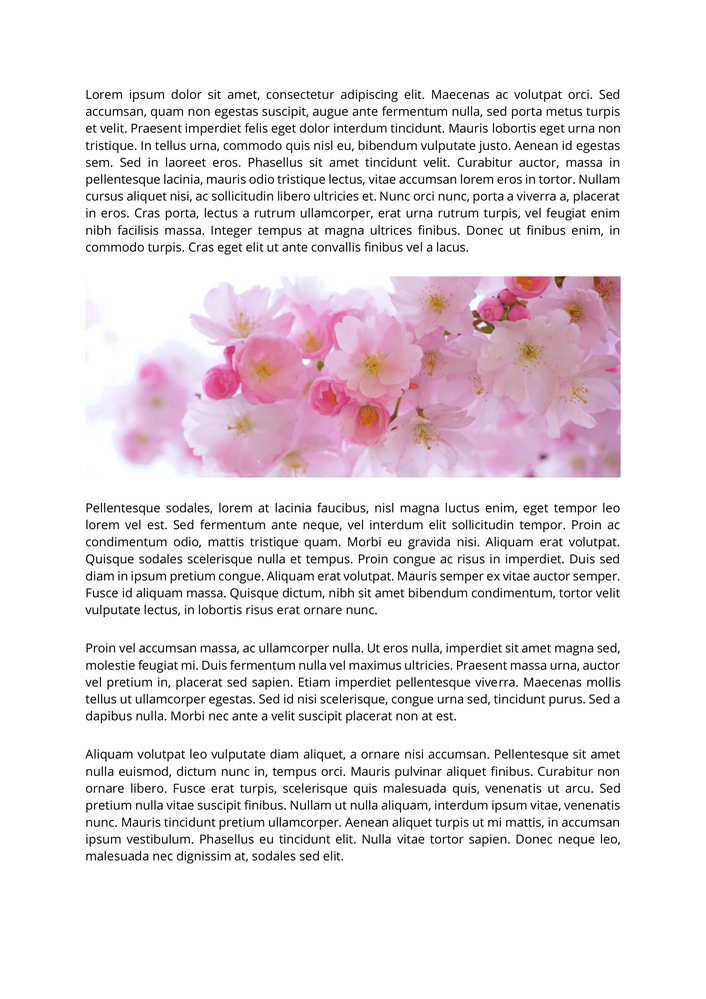
#> input picture paragraph_extraction/005.png, 706 x 999 px, shrunk from 1654 x 2339 before the run
$ python test.py
#> lines starting #> are read from the running program, lines starting #| are printed output that depends on the picture; after the words box and inside, x2 and y2 are one past the last pixel; in counts of white or black regions, pixels touching at a corner belong together
# -*- coding: utf-8 -*-
"""
Created on Sun Nov 12 22:23:17 2023

@author: mazym
"""

import cv2
from matplotlib import pyplot as pt
import numpy as np

# Read the first image
first_img = cv2.imread('005.png', 0)
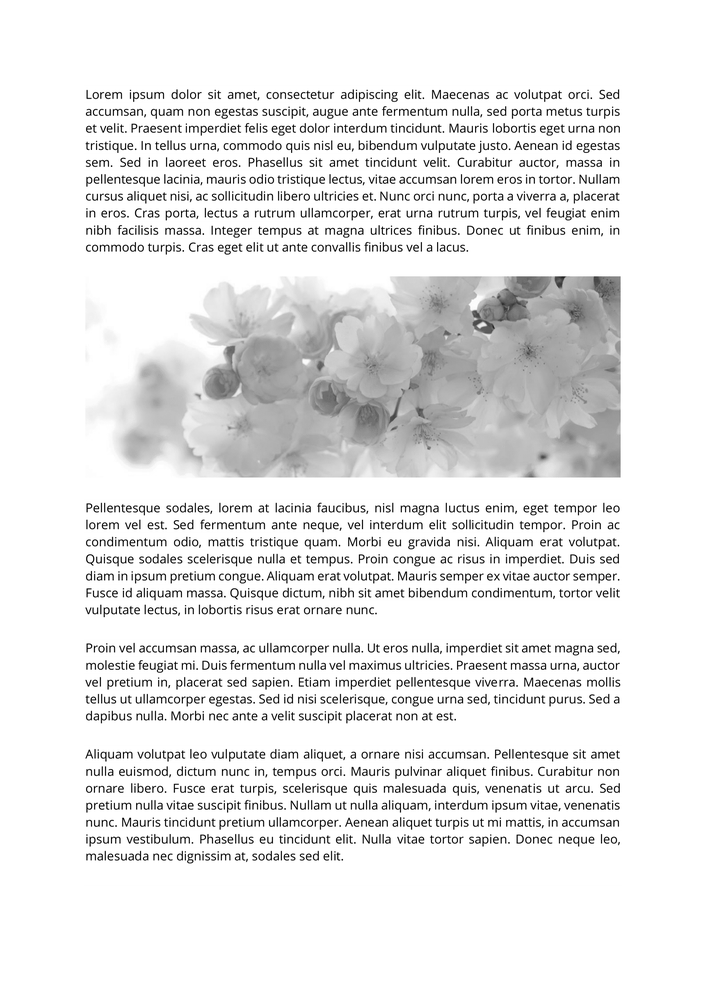
#> first_img: shape (999, 706); min 0, max 255, mean 232.9
sample_img = cv2.imread('paragraph 1 sample.png', 0)
[nrow, ncol] = first_img.shape
#> nrow = 999; ncol = 706


GaussianFilter= cv2.GaussianBlur(first_img, (7,7), 0, cv2.BORDER_DEFAULT)
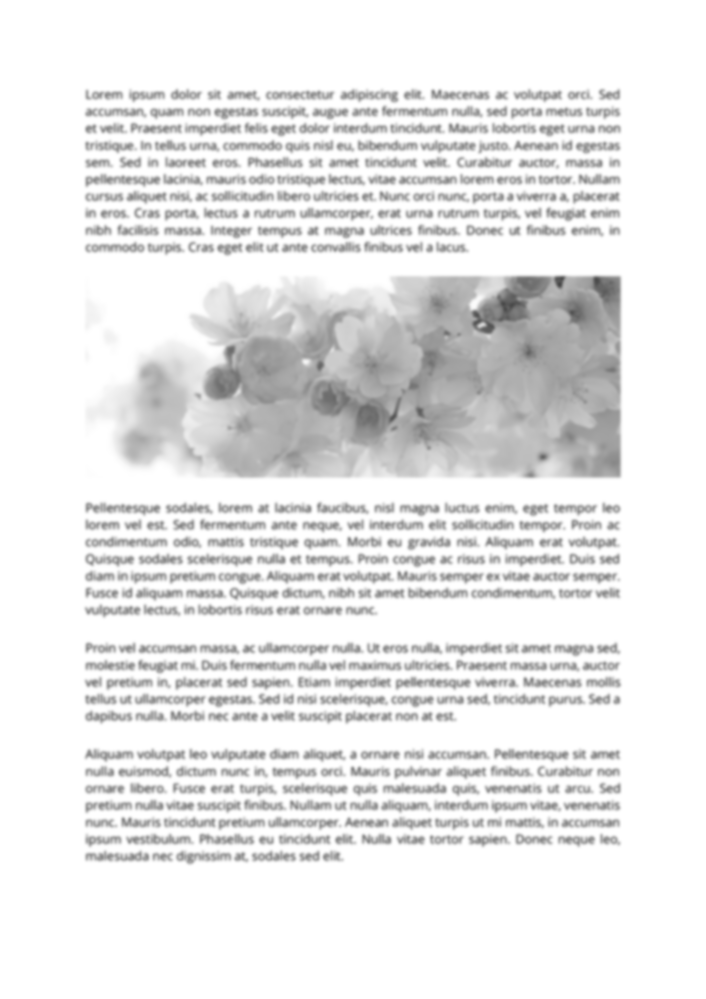
#> GaussianFilter: shape (999, 706); min 72, max 255, mean 232.9
hist = cv2.calcHist([GaussianFilter], [0], None, [256], [0,256])
#> hist = 256 values, max 389895 at index 255, min 0 at index 0, mean 2755.1
_, binarizedImage = cv2.threshold(GaussianFilter, 200, 255, cv2.THRESH_BINARY)
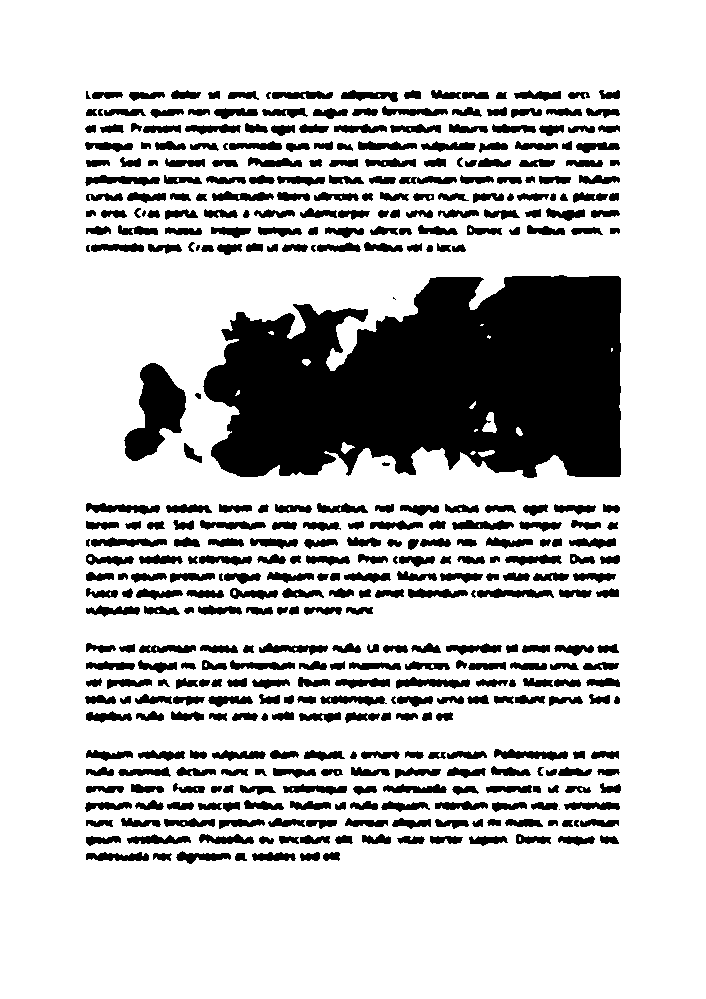
#> binarizedImage: shape (999, 706); 78.7% white; 434 black regions (4 under 20 px), largest, box (x1, y1, x2, y2) and area: (203, 275, 621, 478) 66088, (124, 363, 186, 461) 3318, (86, 503, 160, 515) 508

#white is 0, black is 1
binarizedImage[binarizedImage == 0] = 1
binarizedImage[binarizedImage == 255] = 0


#Removing table spanning all columns
def remove_table_1col(ncol):
#> called with ncol = 706
    table_row = []
    horizontal_projection1 = np.sum(
        binarizedImage, axis=1)
#> horizontal_projection1 = 999 values, max 470 at index 806, min 0 at index 0, mean 150.3
    for row in range (horizontal_projection1.shape[0]):
        if horizontal_projection1[row] > 0.8 * ncol:
            table_row.append(row)
#> after the loop, table_row = []
#> (the run stopped early here; a loop or call above may not have finished)

$ run again, with paragraph_extraction/001.png copied over paragraph_extraction/005.png
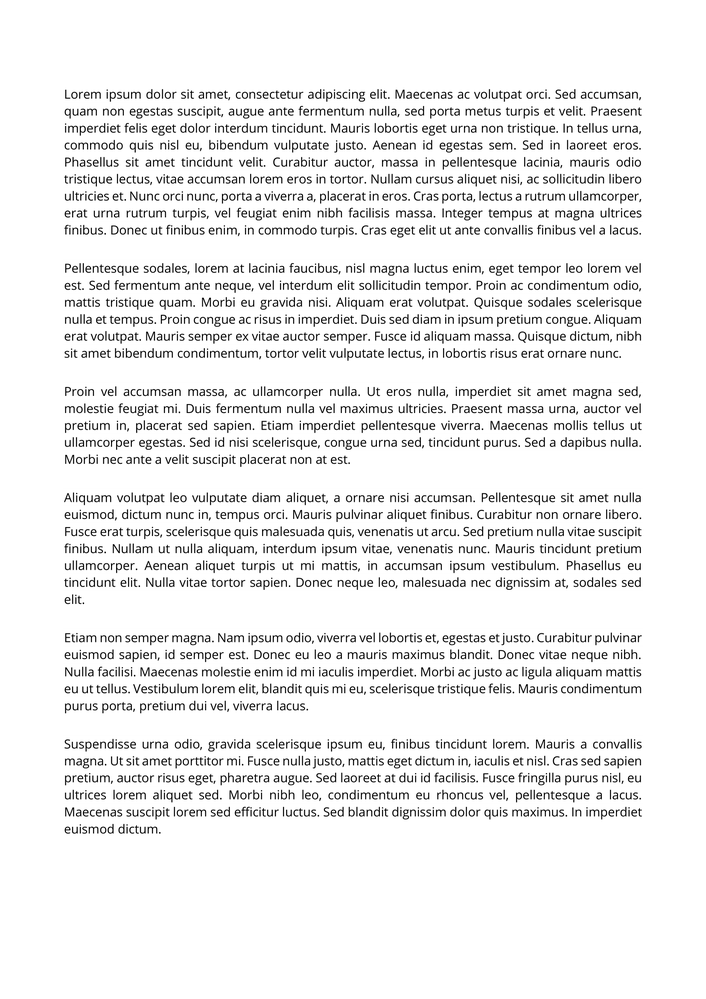
#> input picture paragraph_extraction/001.png, 706 x 999 px, shrunk from 1654 x 2339 before the run
#> first_img is the input picture: shape (999, 706); min 0, max 255, mean 237.8
#> `GaussianFilter= cv2.GaussianBlur(first_img, (7,7), 0, cv2.BORDER_DEFAU..`:
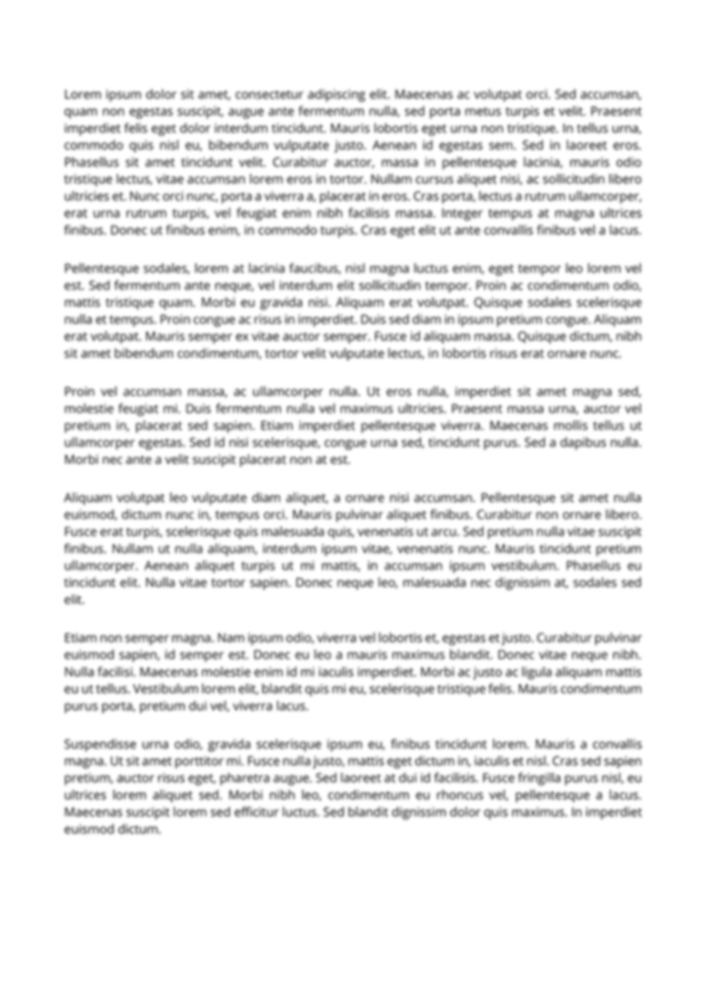
#> GaussianFilter: shape (999, 706); min 136, max 255, mean 237.8
#> hist = 256 values, max 410364 at index 255, min 0 at index 0, mean 2755.1
#> `_, binarizedImage = cv2.threshold(GaussianFilter, 200, 255, cv2.THRESH..`:
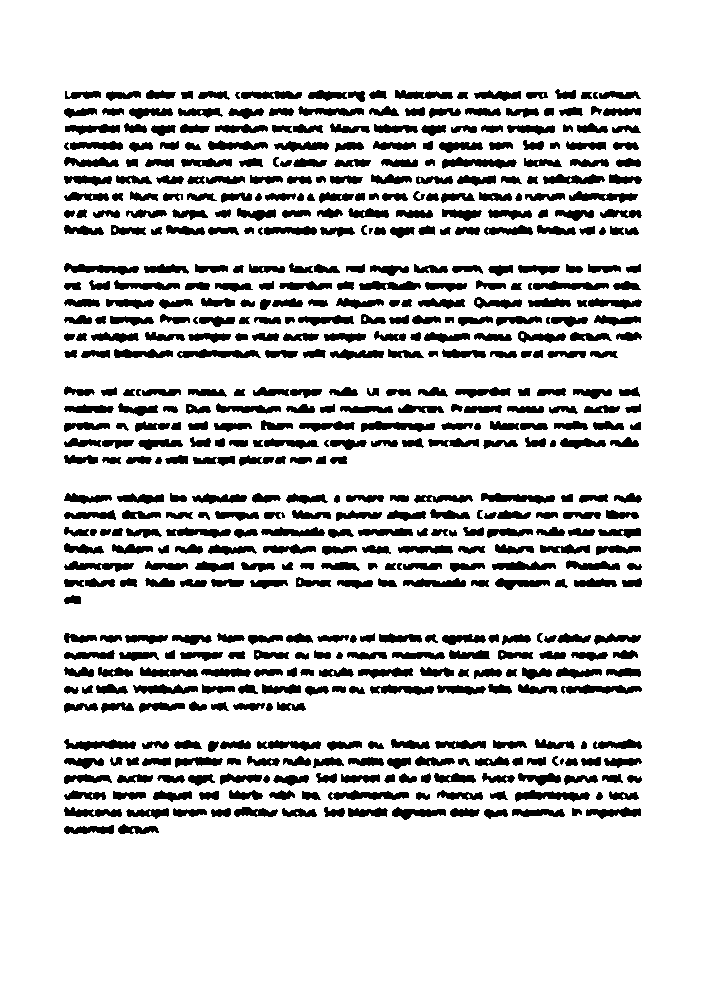
#> binarizedImage: shape (999, 706); 84.1% white; 581 black regions (2 under 20 px), largest, box (x1, y1, x2, y2) and area: (515, 790, 590, 802) 520, (442, 157, 517, 169) 516, (328, 790, 409, 800) 512
#> horizontal_projection1 = 999 values, max 500 at index 812, min 0 at index 0, mean 112.4
#> after the loop in remove_table_1col, `for row in range (horizontal_projection1.shape[0]):`: table_row = []

$ run again, with paragraph_extraction/002.png copied over paragraph_extraction/005.png
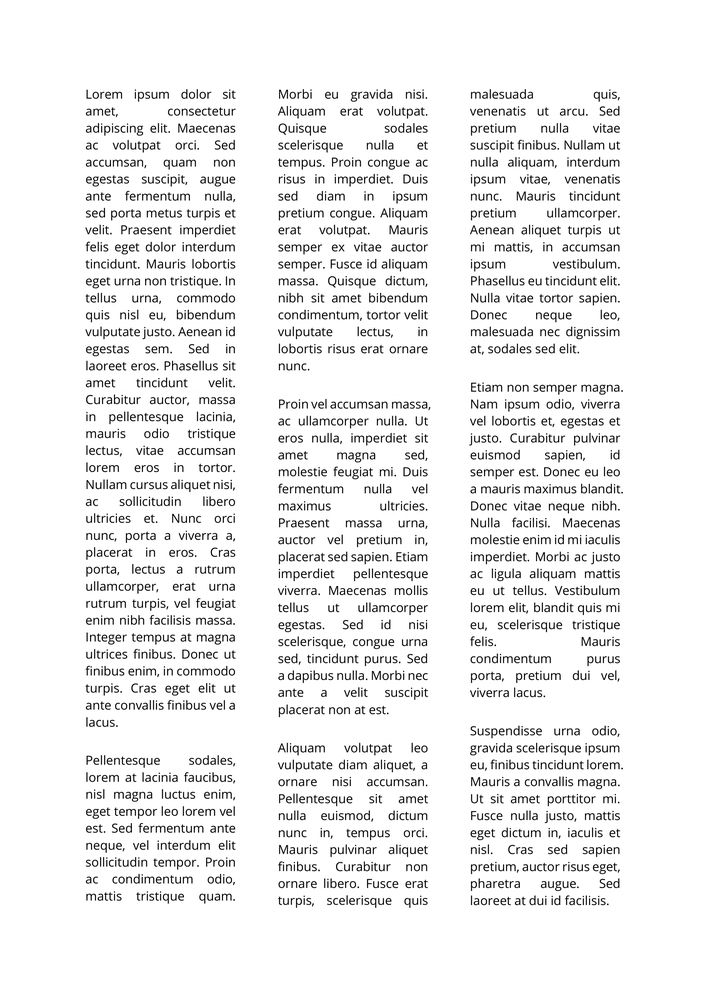
#> input picture paragraph_extraction/002.png, 706 x 999 px, shrunk from 1654 x 2339 before the run
#> first_img is the input picture: shape (999, 706); min 0, max 255, mean 238.9
#> `GaussianFilter= cv2.GaussianBlur(first_img, (7,7), 0, cv2.BORDER_DEFAU..`:
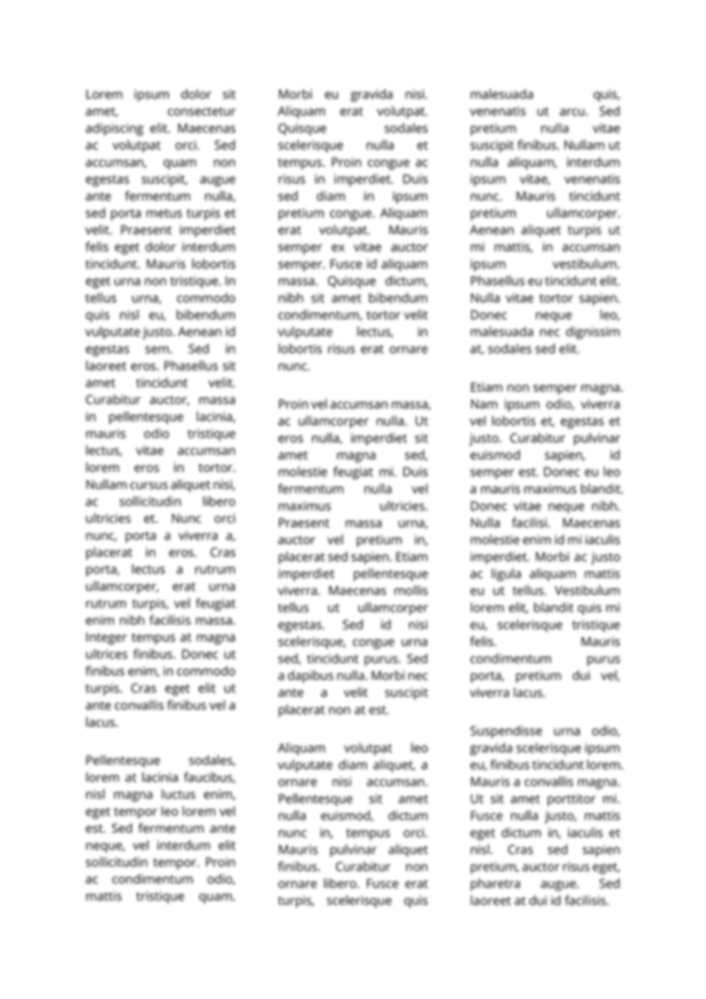
#> GaussianFilter: shape (999, 706); min 138, max 255, mean 238.9
#> hist = 256 values, max 425430 at index 255, min 0 at index 0, mean 2755.1
#> `_, binarizedImage = cv2.threshold(GaussianFilter, 200, 255, cv2.THRESH..`:
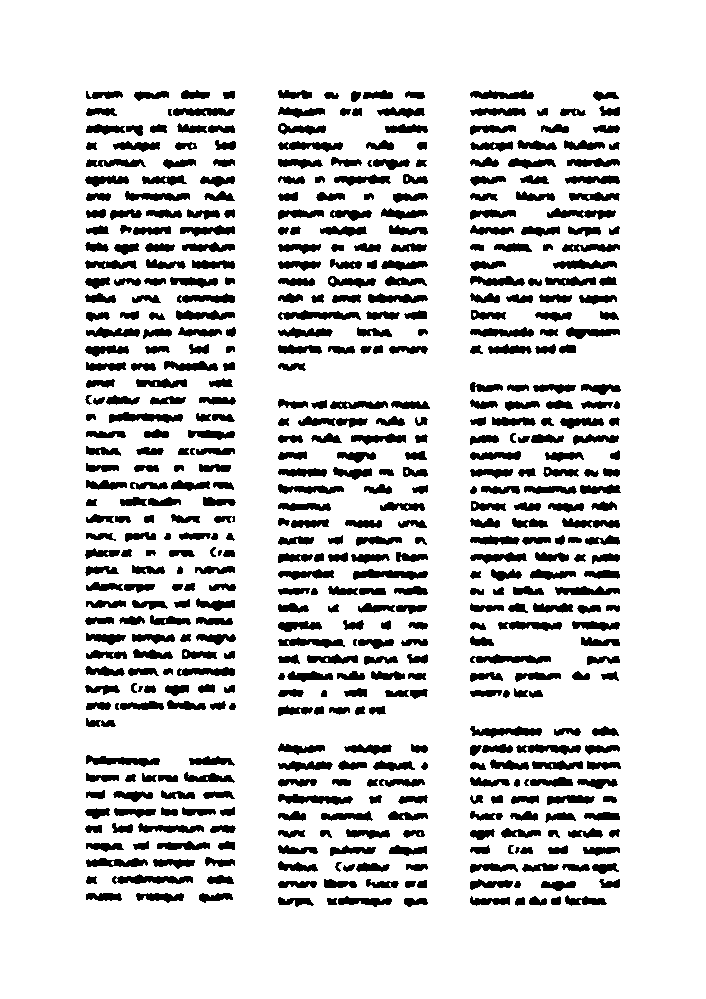
#> binarizedImage: shape (999, 706); 85.1% white; 541 black regions (1 under 20 px), largest, box (x1, y1, x2, y2) and area: (278, 310, 361, 320) 518, (112, 874, 193, 884) 508, (353, 569, 428, 580) 506
#> horizontal_projection1 = 999 values, max 376 at index 281, min 0 at index 0, mean 105.1
#> after the loop in remove_table_1col, `for row in range (horizontal_projection1.shape[0]):`: table_row = []

$ run again, with paragraph_extraction/003.png copied over paragraph_extraction/005.png
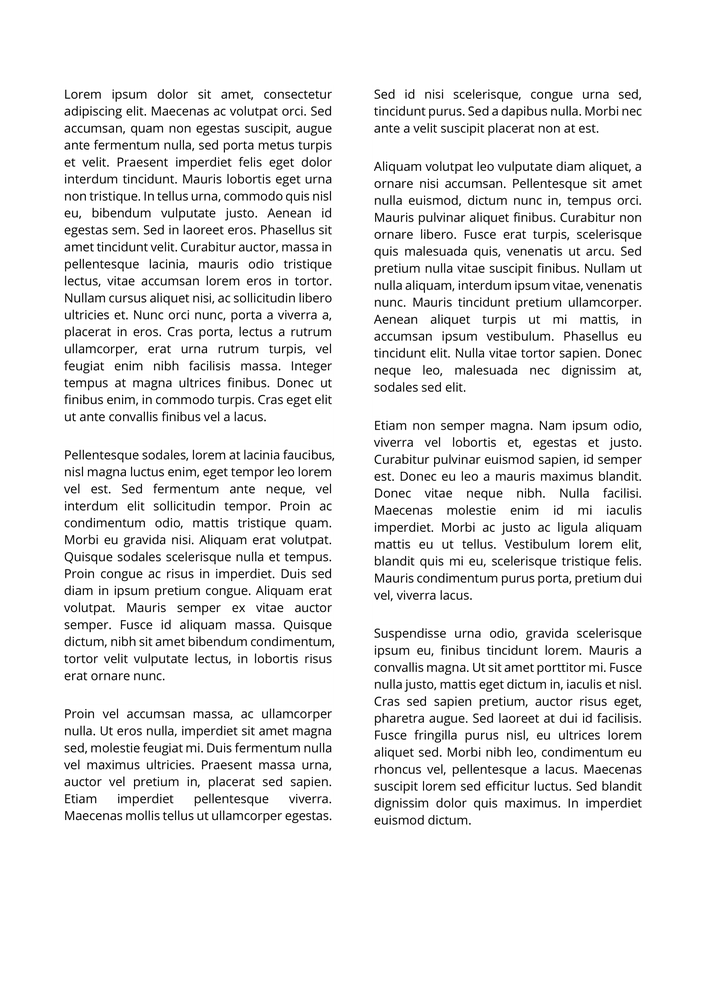
#> input picture paragraph_extraction/003.png, 706 x 999 px, shrunk from 1654 x 2339 before the run
#> first_img is the input picture: shape (999, 706); min 0, max 255, mean 237.7
#> `GaussianFilter= cv2.GaussianBlur(first_img, (7,7), 0, cv2.BORDER_DEFAU..`:
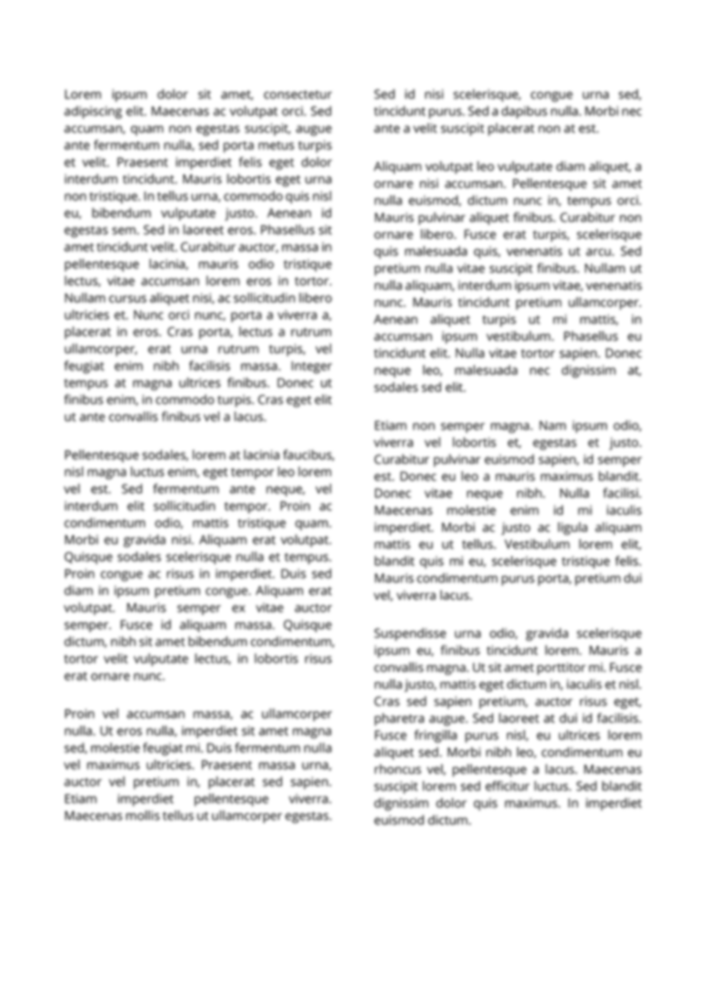
#> GaussianFilter: shape (999, 706); min 137, max 255, mean 237.8
#> hist = 256 values, max 407165 at index 255, min 0 at index 0, mean 2755.1
#> `_, binarizedImage = cv2.threshold(GaussianFilter, 200, 255, cv2.THRESH..`:
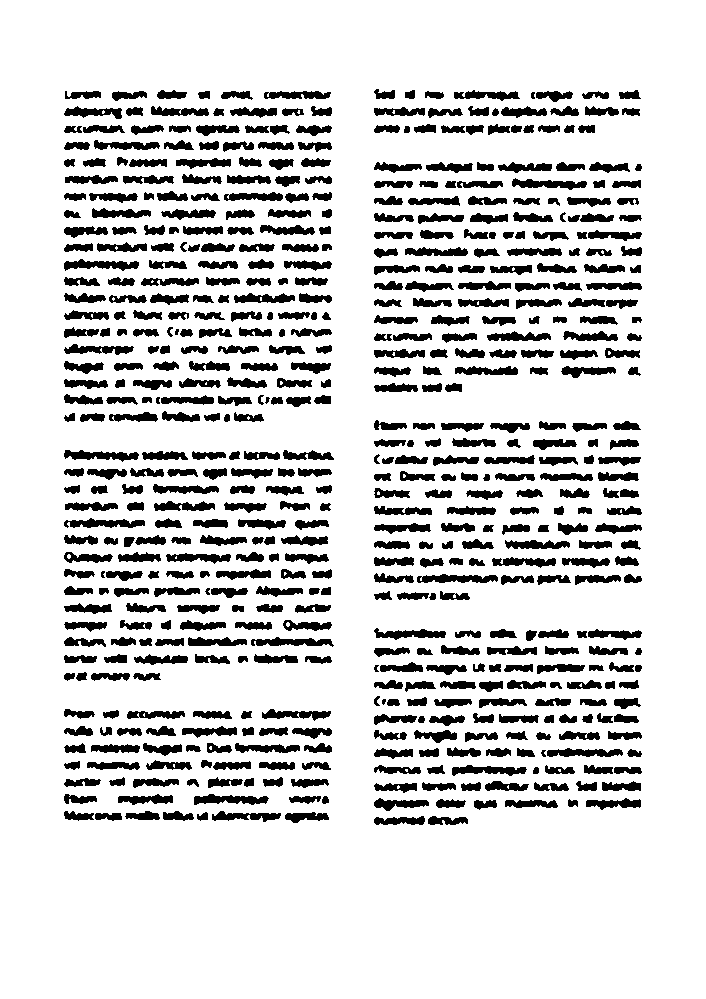
#> binarizedImage: shape (999, 706); 84.1% white; 577 black regions (2 under 20 px), largest, box (x1, y1, x2, y2) and area: (64, 259, 139, 271) 516, (194, 794, 269, 805) 516, (64, 450, 139, 462) 510
#> horizontal_projection1 = 999 values, max 444 at index 111, min 0 at index 0, mean 112.6
#> after the loop in remove_table_1col, `for row in range (horizontal_projection1.shape[0]):`: table_row = []
